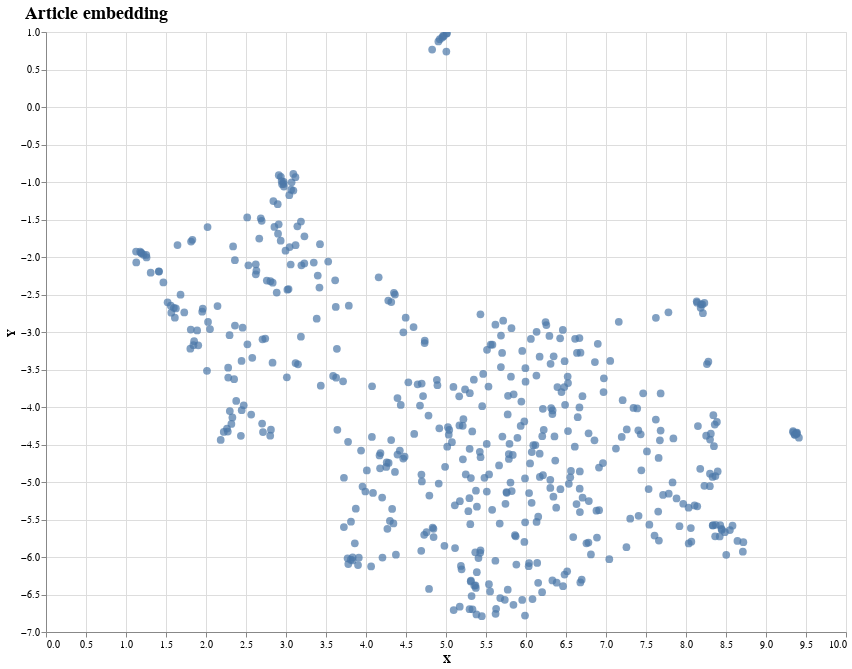

Source (notebook cell):
### Code cell
## plot
chart = alt.Chart(df).mark_circle(size=60).encode(
        alt.X('X'),
        alt.Y('Y'),
        tooltip=['title']
    ).properties(
        width=800,
        height=600,
        title='Article embedding'
    ).interactive()
chart.configure_title(
    fontSize=18,
    anchor='start',
    dx=20
)

### Figure 1 — Vega-Lite specification as saved in the notebook (floating-point values rounded to 4 significant figures; data arrays with more than 128 entries replaced by an {"elided": "..."} marker saying what was removed)
{"config": {"view": {"continuousWidth": 300, "continuousHeight": 300}, "title": {"anchor": "start", "dx": 20, "fontSize": 18}}, "data": {"name": "data-513be4da714dedb1c419abc6067c5441"}, "mark": {"type": "circle", "size": 60}, "encoding": {"tooltip": [{"field": "title", "type": "nominal"}], "x": {"field": "X", "type": "quantitative"}, "y": {"field": "Y", "type": "quantitative"}}, "height": 600, "params": [{"name": "param_1", "select": {"type": "interval", "encodings": ["x", "y"]}, "bind": "scales"}], "title": "Article embedding", "width": 800, "$schema": "https://vega.github.io/schema/vega-lite/v5.20.1.json", "datasets": {"data-513be4da714dedb1c419abc6067c5441": {"elided": "493 records"}}}
